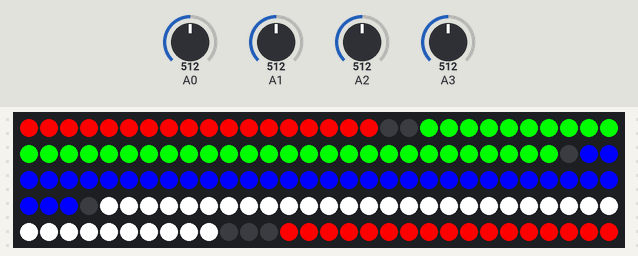
Simulated run of this sketch. Board: Arduino Uno, built with avr-gcc and run on an emulated ATmega328P. Shown: 150 RGB LEDs in strip order, left to right, continuing on the next row. Inputs (shaded band) come from the test bench; at power-on: A1 = 512, A0 = 512, A2 = 512, A3 = 512. What the sketch prints to the serial monitor is not drawn.

Above: at 6.2 s.
6.3 s: A1 set to 893
9.3 s: A1 set to 926
11.2 s: A0 set to 716
12.7 s: A2 set to 554
15.7 s: A2 set to 580
17.2 s: A0 set to 753
Timing chart, 0 to 19.7 s (numbered marks = the images above; inputs shaded):
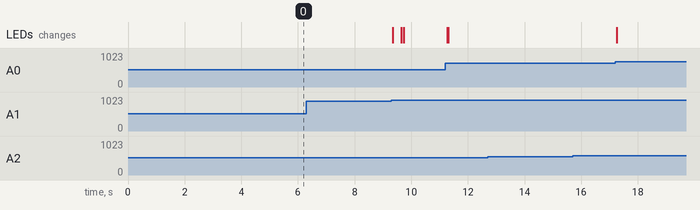

The sketch:

peizoleds4point_Tim.ino
```cpp
/* progmram by Tim Gorbunov which moves a led dot left and right
based on piezo pressure sensor, the speed of the strip is set by
the delays variable
strip length is set to whatever you like.
sensor inputs are set in the loop function
*/


#include <Adafruit_NeoPixel.h>
int stripl = 150; //strip length
Adafruit_NeoPixel strip = Adafruit_NeoPixel(stripl, 6, NEO_GRB + NEO_KHZ800);
int halfstrip = stripl / 2;
int qstrip = halfstrip / 2;
int estrip = qstrip / 2;
int change = 0;
int temp = 0;
int lastchange = 0;
int s1, s2, s3, s4;
int bigest1;
int bigest2;
int delays = 7; //speed of moving led
int sensitivity = 15; // sensitivity...


void shows(){
  if (s1 > s2 && s1 > s3 && s1 > s4){bigest1 = 1;}
  else if (s2 > s1 && s2 > s3 && s2 > s4){bigest1 = 2;}
  else if (s3 > s1 && s3 > s2 && s3 > s4){bigest1 = 3;}
  else if (s4 > s1 && s4 > s2 && s4 > s3){bigest1 = 4;}

      lastchange = temp;


    switch (bigest1) {
    case 1:
      if (lastchange < halfstrip){
        change = estrip - s1;
      } else {
        change = stripl - qstrip + s1;
      }
      break;
    case 2:
      if (lastchange < halfstrip + qstrip && lastchange > qstrip){
        change = qstrip + estrip - s1;
      } else {
        change = estrip + s1;
      }
      break;
    case 3:
      if (lastchange < stripl && lastchange > halfstrip){
        change = halfstrip + estrip - s1;
      } else {
        change = qstrip + estrip + s1;
      }
      break;
    case 4:
      //do something when var equals 2
      break;
    default:
      // if nothing else matches, do the default
      // default is optional
      break;
  }


    Serial.print(change);
    Serial.print("    ");
    Serial.println(lastchange);
   /* Serial.print("  s1=");
    Serial.print(s1);
    Serial.print("  s2=");
    Serial.print(s2);
    Serial.print("  s1-s2=");
    Serial.println(s1-s2);
   */

   if (lastchange > change){ // checks which way to run the led

    if (lastchange - change > halfstrip){ // for the "text wrap" function to jump the led to other side)
      change = lastchange + 1;
      if (change > stripl - 1){
        change = change - stripl;
      }
    }else {
    change = lastchange - 1;
    }
   } else if (lastchange < change){

         if (change - lastchange > halfstrip){ // for the "text wrap" function to jump the led to other side)
            change = lastchange - 1;
           if (change < 0){
            lastchange = stripl;
            change = change = lastchange - 1;
            }
        }else {
        change = lastchange + 1;
        }
   }
   else {
   loop();
   }


   for(uint16_t i=0; i<stripl; i++) {
     if (i == change){//if i is at the vlue of the pressure
      strip.setPixelColor(i, 200, 0, 0);
      temp = i;
     } else{
     strip.setPixelColor(i, 0, 0, 0);
     }
   }


    strip.show();
     delay(delays);
 if (change != lastchange){

   shows(); // if you havent reached the set value keep going
 }
  delay (6);


}

void setup() {

  Serial.begin(9600);
   strip.begin();
    for(uint16_t i=0; i<stripl; i++) {
    if (i < estrip || i > stripl - estrip){//region 1
     strip.setPixelColor(i, 255, 0, 0);
    }else if(i < halfstrip - estrip && i >  qstrip - estrip){//region 2
      strip.setPixelColor(i, 0 , 255, 0);
    }else if(i < halfstrip + estrip && i > halfstrip - estrip){//region 3
      strip.setPixelColor(i, 0 , 0, 255);
    }else if(i < halfstrip + qstrip + estrip && i > halfstrip + estrip){//region 4
      strip.setPixelColor(i, 255 , 255, 255);
    }

   }


  strip.show();
  delay(5000);
}


void loop() {
  s1 = analogRead(A0);
  s2 = analogRead(A1);
  s3 = analogRead(A2);
  s4 = analogRead(A3);
   s1 = map(s1, 0, 1023, 0, estrip);
   s2 = map(s2, 0, 1023, 0, estrip);
   s3 = map(s3, 0, 1023, 0, estrip);
   s4 = map(s4, 0, 1023, 0, estrip);
   Serial.print("s1=");
   Serial.print(s1);
   Serial.print("  s2=");
   Serial.print(s2);
   Serial.print("  s3=");
   Serial.print(s3);
   Serial.print("  s4=");
   Serial.println(s4);

   if (s1 > sensitivity || s2 > sensitivity || s3 > sensitivity || s4 > sensitivity){
   shows();
   Serial.println("#############################");
   }
}
```

Measured:
- after the input at 6.3 s, every drawn part: stays the same
- after the input at 12.7 s, every drawn part: stays the same
- after the input at 15.7 s, every drawn part: stays the same
